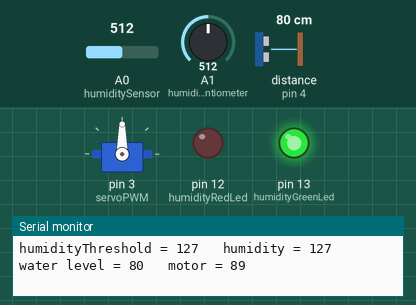
This sketch was run on a simulated Arduino Uno, built with avr-gcc and run on an emulated ATmega328P. Shown: servo, output pins drawn as LEDs (lit = HIGH), the last lines printed to the serial monitor. Wiring (inferred from the names in the program): ultrasonic range finder: trigger pin 2; echo pin 4. The inputs (shaded band) are chosen by the test bench; at power-on: A1 (humidityPotentiometer) = 512, A0 (humiditySensor) = 512, distance to the obstacle (sensor on pin 4) 80 cm. The echo pulse lasts 58.3 µs per cm; pins used as bus, display or sensor lines are not drawn.

Above: at 1.2 s.
1.3 s: A1 (humidityPotentiometer) set to 522
At 2.5 s:
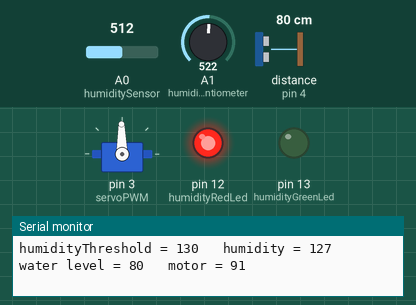
3.0 s: A1 (humidityPotentiometer) set to 716
At 3.6 s:
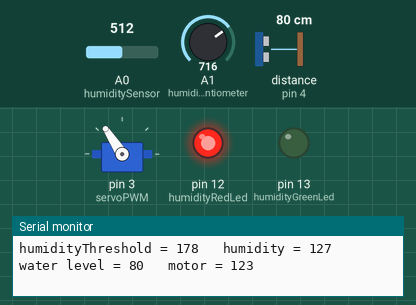
4.6 s: A0 (humiditySensor) set to 696
6.1 s: A0 (humiditySensor) set to 731
At 7.5 s:
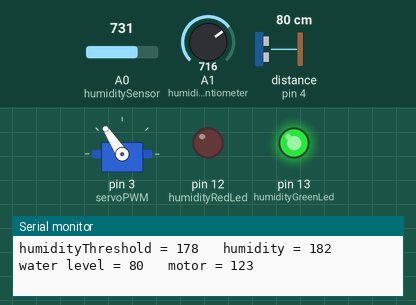
7.8 s: A1 (humidityPotentiometer) set to 753
At 9.1 s:
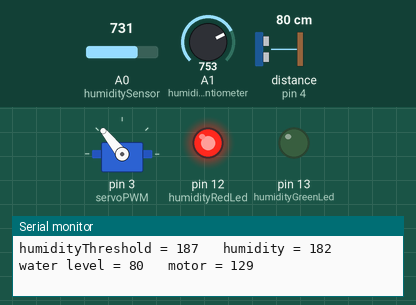
9.4 s: A1 (humidityPotentiometer) set to 900
At 10.6 s:
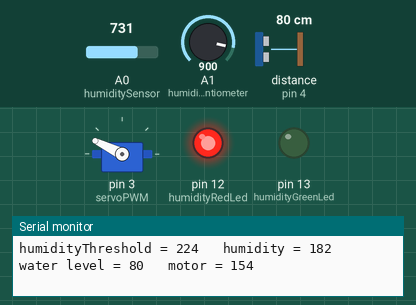
Timing chart, 0 to 12.0 s (numbered marks = the images above; inputs shaded):
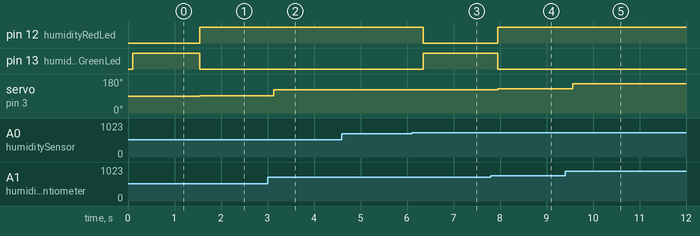

The sketch:

waterIrrigationSystem.ino
```cpp
/*
  Mauro Vilasi
  185h January 2015
  Water Irrigation System

  A humidity sensor (leds green/red)
  A water resistor sensor (leds green/red)
  A potentiometer (set the level of humidity wanted - may set via a remote control)
  An infrared camera to monitor health (leds green/red)
  A button to generate a report (may be replaced by automatic updates)

 */

 #include <Servo.h>
const int numReadings=20;
const int humiditySensor = A0;
const int humidityPotentiometer = A1;
const int humidityRedLed = 12;
const int humidityGreenLed = 13;
const int servoPWM = 3;
const int trigPin = 2;
const int echoPin = 4;
int humidityThreshold = 128;
long duration, inches, cm;
Servo waterPump;


void setup() {
  pinMode(humidityRedLed, OUTPUT);
  pinMode(humidityGreenLed, OUTPUT);
  pinMode(trigPin, OUTPUT);
  digitalWrite(trigPin, LOW);
  waterPump.attach(servoPWM);

  // initialize serial communications at 9600 bps:
  Serial.begin(9600);
}

void loop() {
  // read the analog in value:
  int humidityReceived = analogRead(humiditySensor);
  int humidityValue = map(humidityReceived, 0, 1023, 0, 255);

  humidityThreshold = map(analogRead(humidityPotentiometer), 0, 1023, 0, 255);
  int motorValue = map(humidityThreshold, 0, 255, 5, 175);
  long waterLevel = getWaterLevel();
  //long waterLevel = 5;

  if (humidityValue >= humidityThreshold) {
    digitalWrite(humidityGreenLed, HIGH);
    digitalWrite(humidityRedLed, LOW);
  } else {
    digitalWrite(humidityRedLed, HIGH);
    digitalWrite(humidityGreenLed, LOW);
    waterPump.write(motorValue);
  }

  // print the results to the serial monitor:
  Serial.print("humidityThreshold = " );
  Serial.print(humidityThreshold);
  Serial.print("\t humidity = ");
  Serial.print(humidityValue);
  Serial.print("\t water level = ");
  Serial.print(waterLevel);
  Serial.print("\t motor = ");
  Serial.println(motorValue);


  // wait 2 milliseconds before the next loop
  // for the analog-to-digital converter to settle
  // after the last reading:
  delay(50);
}

long microsecondsToCentimeters(long microseconds) {
  // The speed of sound is 340 m/s or 29 microseconds per centimeter.
  // The ping travels out and back, so to find the distance of the
  // object we take half of the distance travelled.
  return microseconds / 29 / 2;
}

long getWaterLevel() {

  long total =0;
  for (int i = 0; i < numReadings; i++) {
    total = total + getWaterReading();
  }

  long avgDistance = total / numReadings;
  long metricDistance = microsecondsToCentimeters(avgDistance);
  return metricDistance;

}

long getWaterReading() {
   // The sensor is triggered by a HIGH pulse of 10 or more microseconds.
    // Give a short LOW pulse beforehand to ensure a clean HIGH pulse:
    digitalWrite(trigPin, LOW);
    delayMicroseconds(2);
    digitalWrite(trigPin, HIGH);
    delayMicroseconds(10);
    digitalWrite(trigPin, LOW);

    // Read the signal from the sensor: a HIGH pulse whose
    // duration is the time (in microseconds) from the sending
    // of the ping to the reception of its echo off of an object.
    pinMode(echoPin, INPUT);
    duration = pulseIn(echoPin, HIGH);
    //long cm = duration /20 / 2;
    //return cm;
    return duration;
}
```

Measured:
- the behaviour switches between 513 and 514 on A1 (humidityPotentiometer) (found by bisection; images 0 and 1)
- the behaviour switches between 714 and 715 on A0 (humiditySensor) (found by bisection; images 2 and 3)
- the behaviour switches between 734 and 735 on A1 (humidityPotentiometer) (found by bisection; images 3 and 4)
- after the input at 1.3 s, pin 12 (humidityRedLed): LOW → HIGH after 0.24 s; pin 13 (humidityGreenLed): HIGH → LOW after 0.24 s; servo on pin 3 (servoPWM): 90° → 91° after 0.24 s
- after the input at 3.0 s, servo on pin 3 (servoPWM): 91° → 123° after 0.14 s
- after the input at 6.1 s, pin 12 (humidityRedLed): HIGH → LOW after 0.25 s; pin 13 (humidityGreenLed): LOW → HIGH after 0.25 s
- after the input at 7.8 s, pin 12 (humidityRedLed): LOW → HIGH after 0.16 s; pin 13 (humidityGreenLed): HIGH → LOW after 0.16 s; servo on pin 3 (servoPWM): 123° → 129° after 0.16 s
- after the input at 9.4 s, servo on pin 3 (servoPWM): 129° → 154° after 0.16 s
